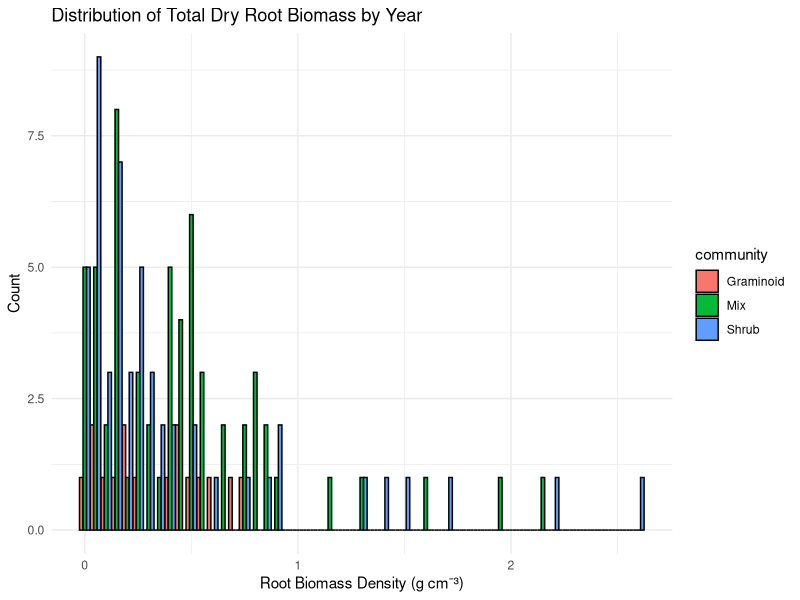
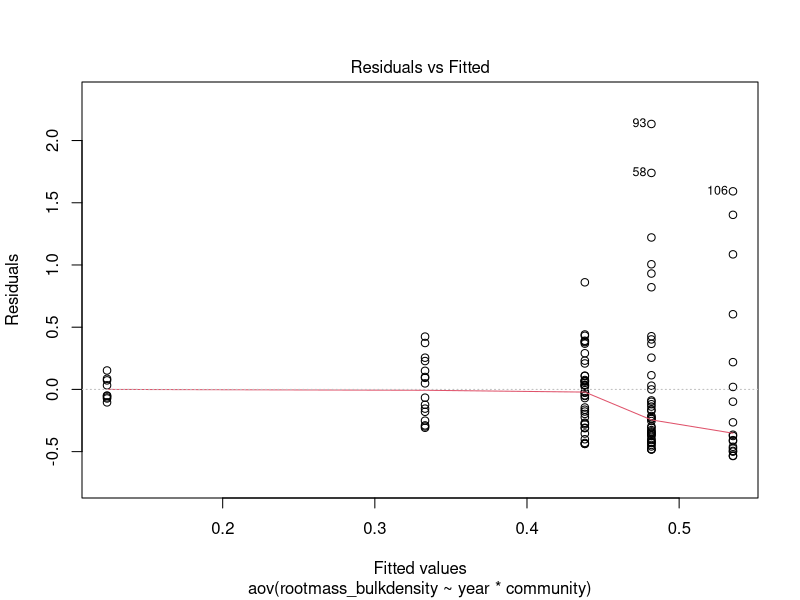
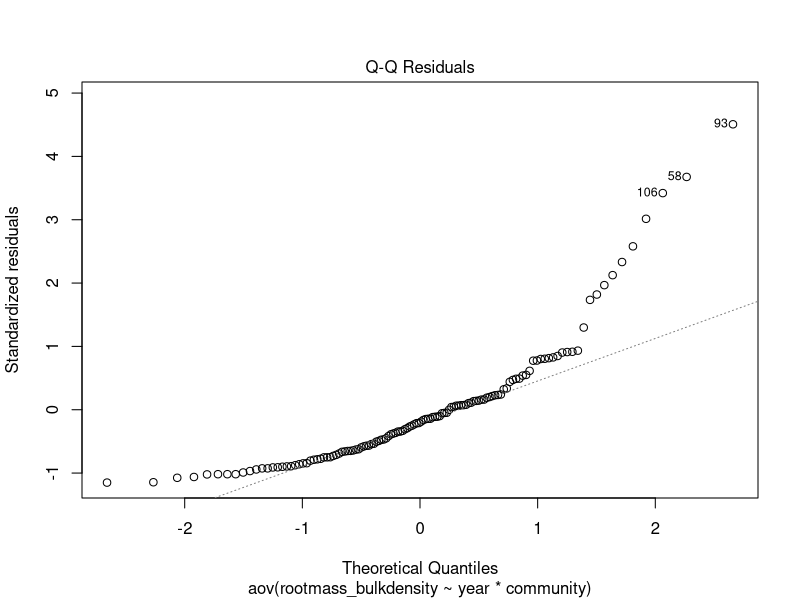
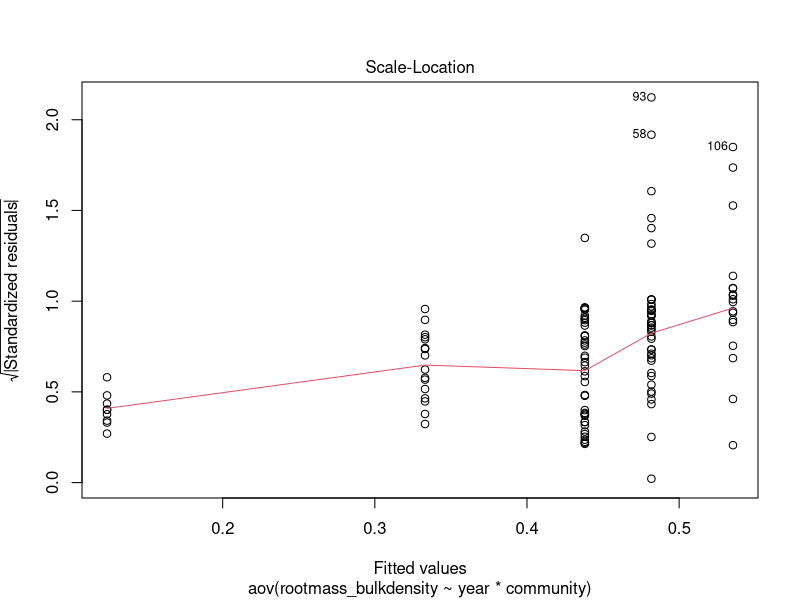
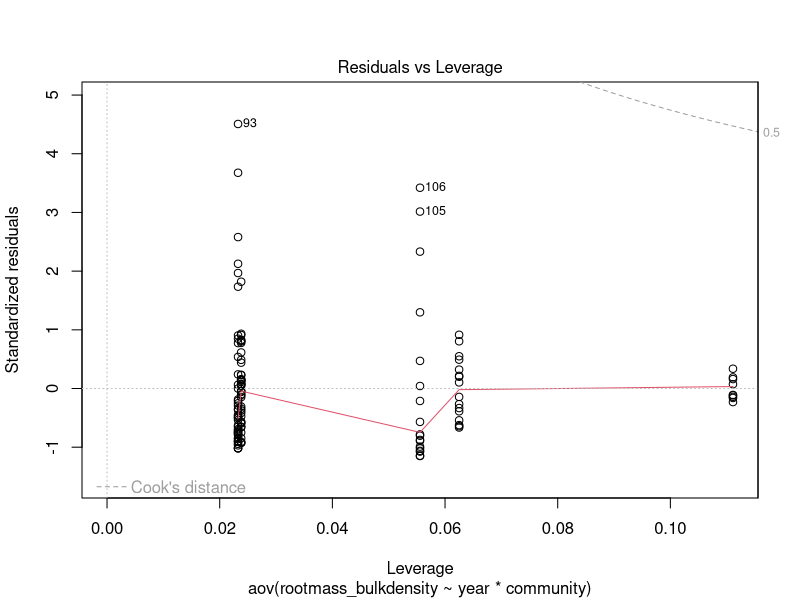
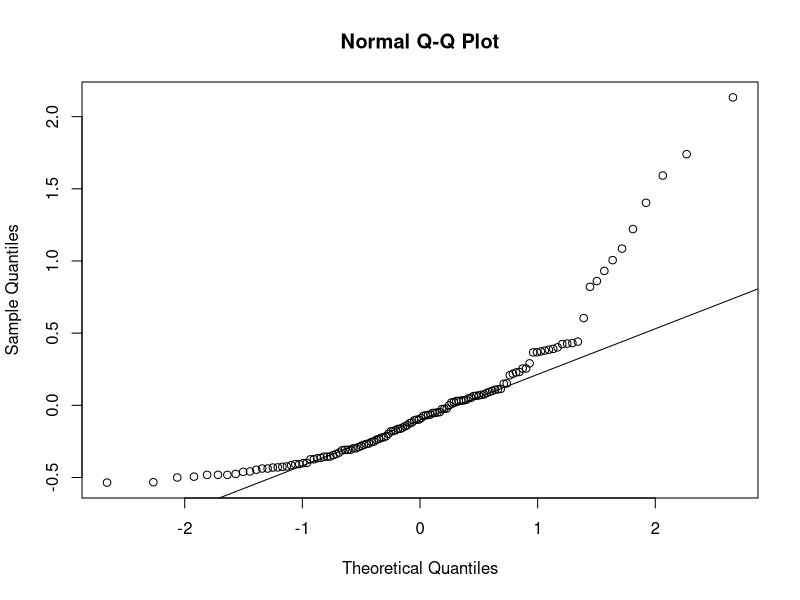
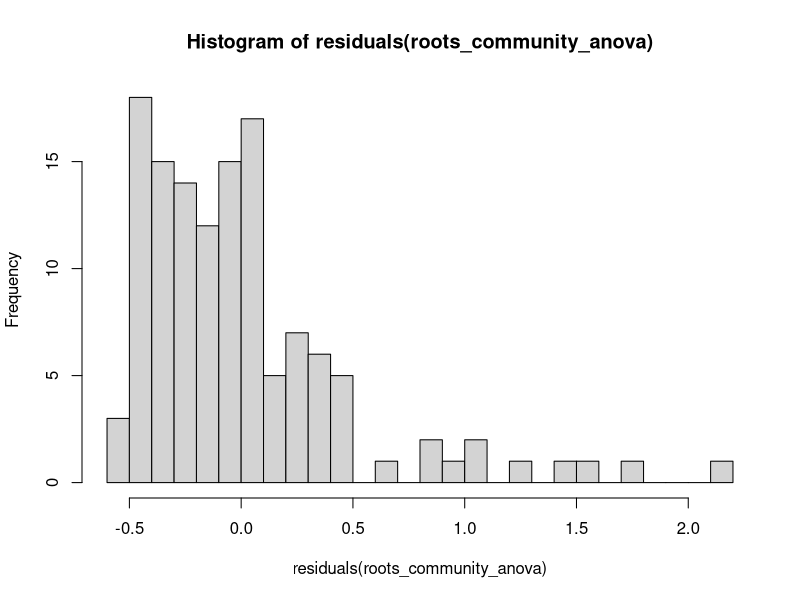
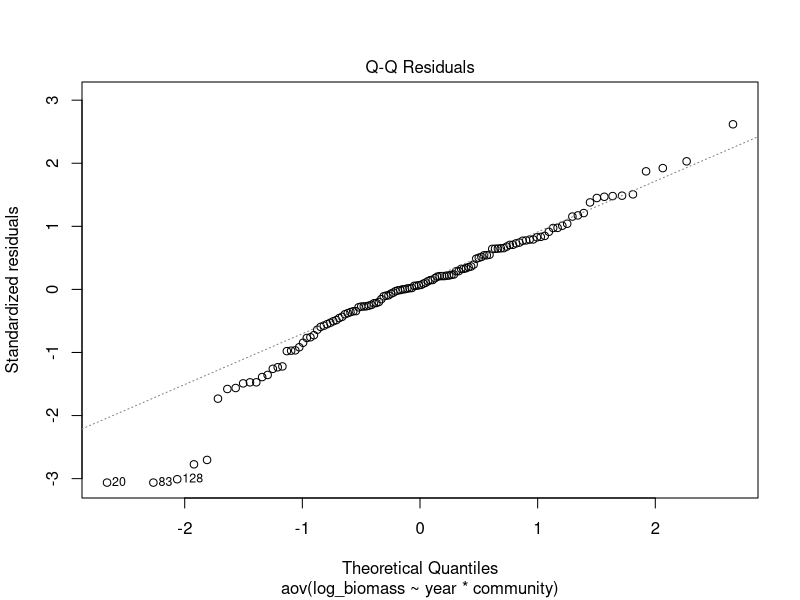

Reproduce these figures in R, in order.
# RQ1 ANALYSIS PART 2: SIGNIFICANT DIFFERENCE BETWEEN 2023 AND 2024 ROOT BIOMASS BY COMMUNITY TYPE?
# 16/01/2026 

# LOAD LIBRARIES -----
library(dplyr)
library(ggplot2)
library(tidyr)
library(readxl)
library(emmeans)
# LOAD DATA----
QHI_combined_data <- read_excel("datasets/QHI_roots_data/QHI_combined_data.xlsx")

# CLEAN DATA ----
QHI_combined_data$year <- as.factor(QHI_combined_data$year)
QHI_combined_data <- QHI_combined_data %>%
  mutate(rootmass_bulkdensity = as.numeric(rootmass_bulkdensity)) %>%
  filter(!is.na(rootmass_bulkdensity)) %>%
  # remove row 32
  filter(row_number() != 32)

# removed outlier row 32 which had rootmass_bulkdensity of 5.98 g/cm3, likely a data entry error 
# see notebook for further laboratory explanation 

# QUESTION----
# Is there a significant difference in root biomass between 2023 and 2024 across different community types?
# i.e. does root biomass vary significantly in different community types between the years? 
# e.g. there is a significant difference in shrub root biomass between 2023 and 2024 
# VISUALISE WITH HISTOGRAM----
ggplot(QHI_combined_data, aes(x = rootmass_bulkdensity, fill= community)) +
  geom_histogram(binwidth = 0.05, position = "dodge", color = "black") +
  labs(title = "Distribution of Total Dry Root Biomass by Year",
       x = "Root Biomass Density (g cm⁻³)",
       y = "Count") +
  theme_minimal()

# STATISTICAL TEST: TWO-WAY ANOVA ----
# two way anova needed as two explanatory variables (year and community)
roots_community_anova <- aov(rootmass_bulkdensity ~ year * community, data = QHI_combined_data)
summary(roots_community_anova)

# the effect of community on root biomass differs between years (p= 0.0419)
# The communities don't differ consistently across years, and years don't differ consistently across communities—the pattern changes depending on the combination.

# EMMEANS POST HOC TEST---
# Effect of community at each level of year
emmeans(roots_community_anova, pairwise ~ community | year, adjust = "tukey")

# Effect of year at each level of community
emmeans(roots_community_anova, pairwise ~ year | community, adjust = "tukey")

# Why use emmeans and not tukey HSD?
# Tukey asked: Do any year×community combinations differ from each other?
# Emmeans asks: Do communities differ within each year? Does each community change over time/between the years?

# Results from post hoc analysis
# no significant differece among communities in 2023
# in 2024, mix communities have significantly higher root biomass than shrub (no graminoid yet as lab analysis not completed)- p = 0.0122
# mix community significant increase between years (p=0.0331)- root biomass increased from 0.046 (2023) to 0.086 (2024)
# shrub community, so significant change (p=0.1014) but trend towards decrease- root biomass decreased from 0.057 (2023) to 0.017 (2024)
# no data on 2024 graminoid yet


# CONCLUSIONS----
# Root biomass of different community types varies significantly between 2023 and 2024
# Specifically, mixed communities show a significant increase in root biomass from 2023 to 2024, while shrub communities show a non-significant trend towards a decrease.
# divergence in communities that didn't exist in 2023/pre heatwave exposure 
# possible explanations: 
  # driven by graminoids in mix plots ability to grow deeper from increased thaw? Have to wait to get graminoid plots back from lab 


# CHECKING ASSUMPTIONS----
# Normality of resuiduals
plot(roots_community_anova)
# Shapiro-Wilk test 
shapiro.test(residuals(roots_community_anova))
# Q-Q plot (most useful visual)
qqnorm(residuals(roots_community_anova))
qqline(residuals(roots_community_anova))
# Histogram
hist(residuals(roots_community_anova), breaks = 20)
# not normal 

# Homogeneity of variances
bartlett.test(root_dry_biomass_total ~ interaction(year, community), data = QHI_combined_data)

# TRANSFORMATION OF DATA----
# Log transformation 
QHI_combined_data$log_biomass <- log(QHI_combined_data$root_dry_biomass_total + 0.001)
anova_log <- aov(log_biomass ~ year * community, data = QHI_combined_data)
shapiro.test(residuals(anova_log))
plot(anova_log, which = 2)  # Q-Q plot
hist(residuals(anova_log), breaks = 20)

# Square root transformation
QHI_combined_data$sqrt_biomass <- sqrt(QHI_combined_data$root_dry_biomass_total)
anova_sqrt <- aov(sqrt_biomass ~ year * community, data = QHI_combined_data)
shapiro.test(residuals(anova_sqrt))
plot(anova_sqrt, which = 2)
hist(residuals(anova_sqrt), breaks = 20)

# Cube root 
QHI_combined_data$cbrt_biomass <- sign(QHI_combined_data$rootmass_bulkdensity) * 
  abs(QHI_combined_data$rootmass_bulkdensity)^(1/3)
anova_cbrt <- aov(cbrt_biomass ~ year * community, data = QHI_combined_data)
shapiro.test(residuals(anova_cbrt))
plot(anova_cbrt, which = 2)
hist(residuals(anova_cbrt), breaks = 20)

# cube root deals with it best? Okay to use given smaller sample size for 2024- just need to address this when discussing.
# Check with Elise - histogram looks good, can do comparison before and after in appendix 

# ALTERING ANOVA TO USE CUBE ROOT DATA----
anova_cbrt <- aov(cbrt_biomass ~ year * community, data = QHI_combined_data)
summary(anova_cbrt)

# no longer significant 
# post hoc tests again
emmeans(anova_cbrt, pairwise ~ community | year, adjust = "tukey")
emmeans(anova_cbrt, pairwise ~ year | community, adjust = "tukey")
# no significant differences found anymore 

# NEW CONCLUSIONS ----
# After applying a cube root transformation to meet ANOVA assumptions, the previously observed significant differences in root biomass between community types and years are no longer significant.
# This suggests that the initial findings may have been influenced by non-normality in the data.
# Further investigation with larger sample sizes, especially for 2024, is recommended to validate these BUT can't do due to lab delays- so need to address in discussion limitations
